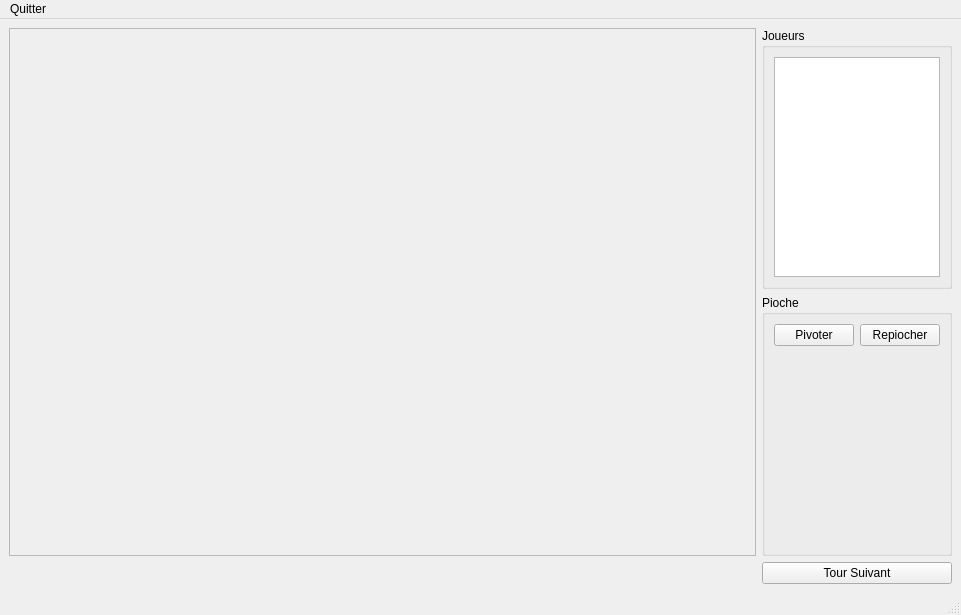
<?xml version="1.0" encoding="UTF-8"?>
<ui version="4.0">
 <class>MainWindow</class>
 <widget class="QMainWindow" name="MainWindow">
  <property name="geometry">
   <rect>
    <x>0</x>
    <y>0</y>
    <width>961</width>
    <height>615</height>
   </rect>
  </property>
  <property name="windowTitle">
   <string>MainWindow</string>
  </property>
  <widget class="QWidget" name="centralwidget">
   <layout class="QGridLayout" name="gridLayout">
    <item row="0" column="1">
     <layout class="QHBoxLayout" name="horizontalLayout">
      <property name="sizeConstraint">
       <enum>QLayout::SetMaximumSize</enum>
      </property>
      <item>
       <layout class="QVBoxLayout" name="verticalLayout">
        <item>
         <widget class="QGroupBox" name="Joueurs">
          <property name="title">
           <string>Joueurs</string>
          </property>
          <layout class="QGridLayout" name="gridLayout_3">
           <item row="0" column="0">
            <widget class="QTableView" name="tableView">
             <property name="sizePolicy">
              <sizepolicy hsizetype="Preferred" vsizetype="Preferred">
               <horstretch>0</horstretch>
               <verstretch>0</verstretch>
              </sizepolicy>
             </property>
             <property name="autoFillBackground">
              <bool>false</bool>
             </property>
             <property name="verticalScrollBarPolicy">
              <enum>Qt::ScrollBarAlwaysOff</enum>
             </property>
             <property name="horizontalScrollBarPolicy">
              <enum>Qt::ScrollBarAsNeeded</enum>
             </property>
             <property name="sizeAdjustPolicy">
              <enum>QAbstractScrollArea::AdjustToContents</enum>
             </property>
             <property name="showGrid">
              <bool>false</bool>
             </property>
             <property name="gridStyle">
              <enum>Qt::NoPen</enum>
             </property>
             <attribute name="horizontalHeaderMinimumSectionSize">
              <number>20</number>
             </attribute>
             <attribute name="horizontalHeaderDefaultSectionSize">
              <number>80</number>
             </attribute>
             <attribute name="verticalHeaderStretchLastSection">
              <bool>false</bool>
             </attribute>
            </widget>
           </item>
          </layout>
         </widget>
        </item>
        <item>
         <widget class="QGroupBox" name="pioche">
          <property name="title">
           <string>Pioche</string>
          </property>
          <layout class="QGridLayout" name="gridLayout_2">
           <item row="0" column="0">
            <layout class="QVBoxLayout" name="verticalLayout_2">
             <item>
              <layout class="QHBoxLayout" name="horizontalLayout_2">
               <item>
                <widget class="QPushButton" name="pivoter">
                 <property name="text">
                  <string>Pivoter</string>
                 </property>
                </widget>
               </item>
               <item>
                <widget class="QPushButton" name="repiocher">
                 <property name="text">
                  <string>Repiocher</string>
                 </property>
                </widget>
               </item>
              </layout>
             </item>
            </layout>
           </item>
           <item row="1" column="0">
            <widget class="QLabel" name="label_pioche">
             <property name="sizePolicy">
              <sizepolicy hsizetype="Preferred" vsizetype="Preferred">
               <horstretch>0</horstretch>
               <verstretch>0</verstretch>
              </sizepolicy>
             </property>
             <property name="text">
              <string/>
             </property>
             <property name="alignment">
              <set>Qt::AlignCenter</set>
             </property>
            </widget>
           </item>
          </layout>
         </widget>
        </item>
       </layout>
      </item>
     </layout>
    </item>
    <item row="0" column="0">
     <layout class="QGridLayout" name="gridLayout_4">
      <item row="0" column="0">
       <widget class="QScrollArea" name="scrollArea">
        <property name="widgetResizable">
         <bool>true</bool>
        </property>
        <widget class="VuePlateau" name="vuePlateau">
         <property name="geometry">
          <rect>
           <x>0</x>
           <y>0</y>
           <width>751</width>
           <height>538</height>
          </rect>
         </property>
        </widget>
       </widget>
      </item>
     </layout>
    </item>
    <item row="1" column="1">
     <widget class="QPushButton" name="bouton_suivant">
      <property name="text">
       <string>Tour Suivant</string>
      </property>
     </widget>
    </item>
   </layout>
  </widget>
  <widget class="QStatusBar" name="statusbar"/>
  <widget class="QMenuBar" name="menubar">
   <property name="geometry">
    <rect>
     <x>0</x>
     <y>0</y>
     <width>961</width>
     <height>17</height>
    </rect>
   </property>
   <widget class="QMenu" name="menuQuitter">
    <property name="title">
     <string>Quitter</string>
    </property>
   </widget>
   <addaction name="menuQuitter"/>
  </widget>
 </widget>
 <customwidgets>
  <customwidget>
   <class>VuePlateau</class>
   <extends>QWidget</extends>
   <header>Plateauwindow.h</header>
   <container>1</container>
  </customwidget>
 </customwidgets>
 <resources/>
 <connections/>
</ui>
